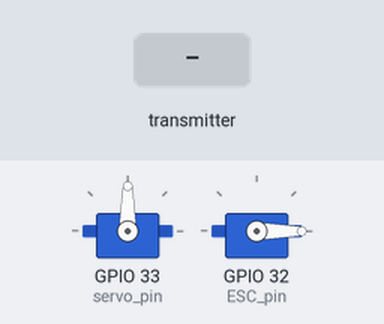
Bench run of a sketch on a simulated ESP32. Parts: 2 × servo. Inputs (shaded band) come from the test bench. What the sketch prints to the serial monitor is not drawn.

Above: at 1.2 s.
1.3 s: the transmitter starts sending velocity = 4095
At 2.4 s:
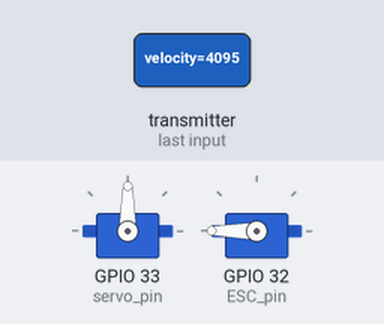
2.8 s: the transmitter starts sending velocity = 0
At 3.6 s:
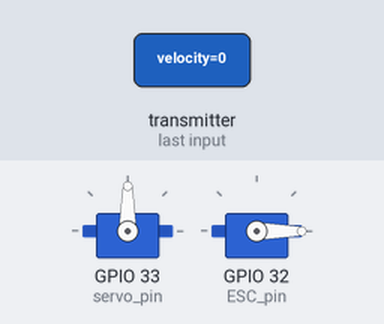
Timing chart, 0 to 5.8 s (numbered marks = the images above; inputs shaded):
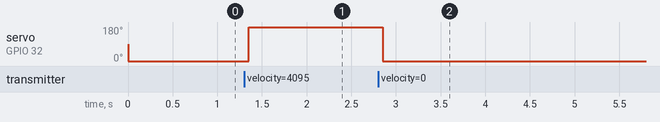

The sketch:

Controlled.ino
```cpp
//#include "PID.h"
#include <WiFi.h>
#include <esp_now.h>
#include <ESP32Servo.h>

//多核操作
TaskHandle_t Task1;
TaskHandle_t Task0;

//创建舵机控制对象及电调控制对象
Servo myServo;
const int servo_pin=33;
int angle_now;
Servo ESC;
const int ESC_pin=32;

// 设置数据结构体
typedef struct struct_message {
  int velocity;
  int pos;
} struct_message;
struct_message myData;

// 数据接收回调函数
void OnDataRecv(const uint8_t * mac, const uint8_t *incomingData, int len) {
  memcpy(&myData, incomingData, sizeof(myData));
}

void setup() {
  //启用串口
  Serial.begin(115200);

  // 初始化 ESP-NOW
  WiFi.mode(WIFI_STA);
  while (esp_now_init() != 0) {
    Serial.println("Error initializing ESP-NOW");
    delay(100);
  }

  // 设置接收数据回调函数
  esp_now_register_recv_cb(OnDataRecv);

  // 舵机初始化
  myServo.attach(servo_pin);
  myData.pos=75;
  angle_now=myData.pos;

  //PWM,启动!
  ESC.attach(ESC_pin,1000,2000);
  myData.velocity=0;

  //Core_0调用,控制电调
  xTaskCreatePinnedToCore(
                    Task1code,   /* Task function. */
                    "Task1",     /* name of task. */
                    10000,       /* Stack size of task */
                    NULL,        /* parameter of the task */
                    1,           /* priority of the task */
                    &Task1,      /* Task handle to keep track of created task */
                    0);          /* pin task to core 0 */

  //Core_1调用,控制舵机
  xTaskCreatePinnedToCore(
                    Task0code,   /* Task function. */
                    "Task0",     /* name of task. */
                    10000,       /* Stack size of task */
                    NULL,        /* parameter of the task */
                    1,           /* priority of the task */
                    &Task0,      /* Task handle to keep track of created task */
                    1);          /* pin task to core 1 */
}

//Core_0操作
void Task1code( void * pvParameters ){
  for(;;){
    //打印当前速度,同时防止看门狗
    Serial.println(myData.velocity);

    //控制电调
    ESC.write(myData.velocity/2);
  }
}

//Core_1操作
void Task0code( void * pvParameters ){
  for(;;){
    Serial.println(myData.pos);
    Serial.println(angle_now);
    //控制舵机
    if(myData.pos>angle_now){
      angle_now+=10;
      angle_now=angle_now<myData.pos?angle_now:myData.pos;
    }
    else if(myData.pos<angle_now){
      angle_now-=10;
      angle_now=angle_now>myData.pos?angle_now:myData.pos;
    }
    myServo.write(angle_now);
  }
}

void loop() {

}
```

Measured:
- after the input at 1.3 s, servo on GPIO 32 (ESC_pin): 0° → 180° after 0.05 s
- after the input at 2.8 s, servo on GPIO 32 (ESC_pin): 180° → 0° after 0.05 s
